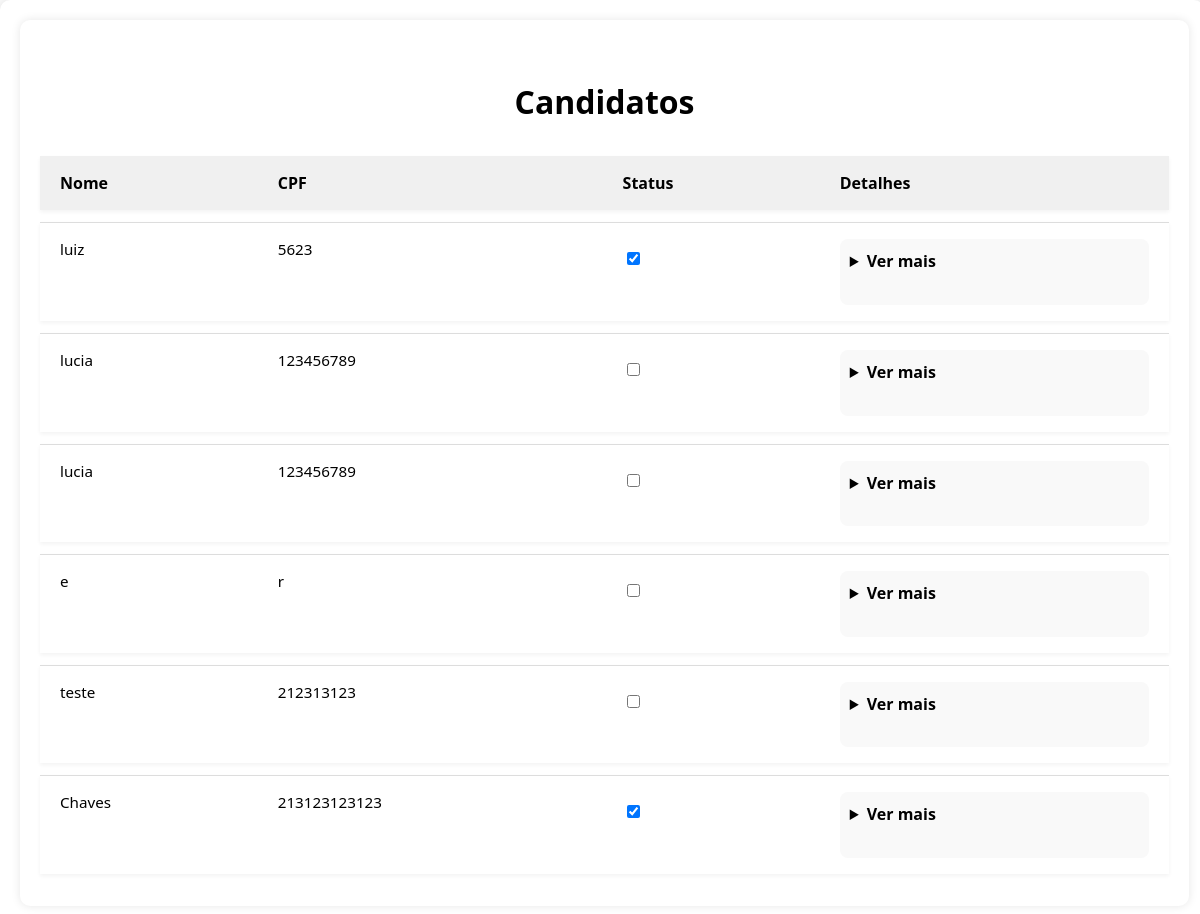
Page /candidatos/ on the committed database.
### portal/models.py (models this page shows, shortened)
class Candidato(models.Model):
    user = models.OneToOneField(User, on_delete=models.CASCADE, null=True, blank=True)
    nome_completo = models.CharField(max_length=200)
    data_nascimento = models.DateField()
    idade = models.IntegerField(editable = False)
    sexo = models.CharField(max_length=20)
    raca_cor = models.CharField(max_length=50)
    cpf = models.CharField(max_length=14)
    telefone = models.CharField(max_length=20, blank=True)
    whatsapp = models.BooleanField()
    estado_civil = models.CharField(max_length=50, blank=True)
    email = models.EmailField(blank=True)
    endereco_principal = models.CharField(max_length=200)
    numero = models.CharField(max_length=20)
    bairro = models.CharField(max_length=100)
    municipio_uf = models.CharField(max_length=100)
    microrregiao = models.CharField(max_length=100, blank=True)
    cep = models.CharField(max_length=20)
    ingressara_no_projeto = models.BooleanField()
    turno = models.CharField(max_length=50, blank=True)
    apadrinhado = models.BooleanField()
    escolaridade = models.CharField(max_length=100, blank=True)
    rede_ensino = models.CharField(max_length=50, blank=True)
    ano_ou_periodo = models.CharField(max_length=20, blank=True)
    turno_escolar = models.CharField(max_length=50, blank=True)
    motivo_nao_estuda = models.TextField(blank=True)
    pretende_estudar = models.BooleanField(null=True)
    situacao_profissional = models.CharField(max_length=100, blank=True)
    profissao = models.CharField(max_length=100, blank=True)
    local_trabalho = models.CharField(max_length=100, blank=True)
    bairro_trabalho = models.CharField(max_length=100, blank=True)
    salario = models.DecimalField(max_digits=10, decimal_places=2, null=True, blank=True)
    conhece_eca = models.CharField(max_length=50, blank=True)
    nocao_cidadania = models.BooleanField(null=True)
    referencia_familiar = models.CharField(max_length=20, blank=True)
    conhece_conselho = models.CharField(max_length=100, blank=True)
    conhece_foscar = models.CharField(max_length=100, blank=True)
    possui_plano = models.BooleanField(null=True)
    nome_plano = models.CharField(max_length=100, blank=True)
    problema_saude = models.BooleanField(null=True)
    acompanhamento_medico = models.BooleanField(null=True)
    cirurgia = models.BooleanField(null=True)
    problema_atual = models.TextField(blank=True)
    deficiencia_fisica = models.BooleanField(null=True)
    tipo_deficiencia = models.CharField(max_length=100, blank=True)
    desenvolvimento_mental = models.TextField(blank=True)
    onde_procura_saude = models.CharField(max_length=100, blank=True)
    refeicoes_dia = models.IntegerField(null=True, blank=True)
    alimentacao = models.TextField(blank=True)
    participa_grupo = models.TextField(blank=True)
    tipo_casa = models.CharField(max_length=100, blank=True)
    tipo_moradia = models.CharField(max_length=100, blank=True)
    vulnerabilidade = models.TextField(blank=True)
    numero_comodos = models.IntegerField(null=True, blank=True)
    divisorias_crianca_adulto = models.BooleanField(null=True)
    tem_banheiro = models.BooleanField(null=True)
    banheiro_dentro = models.BooleanField(null=True)
    energia_publica = models.BooleanField(null=True)
    agua = models.CharField(max_length=100, blank=True)
    destino_lixo = models.CharField(max_length=100, blank=True)
    destino_esgoto = models.CharField(max_length=100, blank=True)
    bens = models.TextField(blank=True)
    origem_bens = models.CharField(max_length=100, blank=True)
    cadastrado_cadunico = models.BooleanField(null=True)
    bolsa_familia = models.BooleanField(null=True)
    auxilio_moradia = models.BooleanField(null=True)
    recebe_bpc = models.BooleanField(null=True)
    faixa_renda_familiar = models.CharField(max_length=100, blank=True)
    renda_per_capita = models.DecimalField(max_digits=10, decimal_places=2, null=True, blank=True)
    aprovado = models.BooleanField(null=True, blank=True)

### portal/views.py (the view)
# urls.py: path('candidatos/', views.lista_candidatos, name='lista_candidatos'),
def lista_candidatos(request):
    candidatos = Candidato.objects.all()
    return render(request, "candidatos.html", {"candidatos": candidatos})

### portal/templates/candidatos.html (shortened to what this page needs)
{% extends "base.html" %}
{% block content %}
<div class="container">
    <h1>Candidatos</h1>
    <table>
        <thead>
            <tr>
                <th>Nome</th>
                <th>CPF</th>
                <th>Status</th>
                <th>Detalhes</th>
            </tr>
        </thead>
        <tbody>
        {% for candidato in candidatos %}
            <tr>
                <td>{{ candidato.nome_completo }}</td>
                <td>{{ candidato.cpf }}</td>
                <td class="acoes">
                    <div class="status-checkbox">
                        <form method="post" action="{% url 'alterar_status' candidato.id %}">
                            <label class="checkbox-wrapper" title="Clique para aprovar/reprovar">
                                <input type="checkbox" name="status" value="aprovar" onchange="this.form.submit()" {% if candidato.aprovado %}checked{% endif %}>
                            </label>
                        </form>
                    </div>
                </td>
                <td>
                    <details>
                        <summary>Ver mais</summary>
                        <strong>Data de Nascimento:</strong> {{ candidato.data_nascimento }}<br>
                        <strong>Idade:</strong> {{ candidato.idade }}<br>
                        <strong>Sexo:</strong> {{ candidato.sexo }}<br>
                        <strong>Raça/Cor:</strong> {{ candidato.raca_cor }}<br>
                        <strong>Telefone:</strong> {{ candidato.telefone }}<br>
                        <strong>WhatsApp:</strong> {{ candidato.whatsapp }}<br>
                        <strong>Estado Civil:</strong> {{ candidato.estado_civil }}<br>
                        <strong>Email:</strong> {{ candidato.email }}<br>
                        <strong>Endereço:</strong> {{ candidato.endereco_principal }}, {{ candidato.numero }} - {{ candidato.bairro }}<br>
                        <strong>Município/UF:</strong> {{ candidato.municipio_uf }}<br>
                        <strong>Microrregião:</strong> {{ candidato.microrregiao }}<br>
                        <strong>CEP:</strong> {{ candidato.cep }}<br>
                        <strong>Ingressará no Projeto:</strong> {{ candidato.ingressara_no_projeto }}<br>
                        <strong>Turno:</strong> {{ candidato.turno }}<br>
                        <strong>Apadrinhado:</strong> {{ candidato.apadrinhado }}<br><br>
                        <strong>Escolaridade:</strong> {{ candidato.escolaridade }}<br>
                        <strong>Rede de Ensino:</strong> {{ candidato.rede_ensino }}<br>
                        <strong>Ano ou Período:</strong> {{ candidato.ano_ou_periodo }}<br>
                        <strong>Turno Escolar:</strong> {{ candidato.turno_escolar }}<br>
                        <strong>Motivo de Não Estudo:</strong> {{ candidato.motivo_nao_estuda }}<br>
                        <strong>Pretende Estudar:</strong> {{ candidato.pretende_estudar }}<br><br>
                        <strong>Situação Profissional:</strong> {{ candidato.situacao_profissional }}<br>
                        <strong>Profissão:</strong> {{ candidato.profissao }}<br>
                        <strong>Local de Trabalho:</strong> {{ candidato.local_trabalho }}<br>
                        <strong>Bairro do Trabalho:</strong> {{ candidato.bairro_trabalho }}<br>
                        <strong>Salário:</strong> R$ {{ candidato.salario }}<br><br>
                        <strong>Conhece ECA:</strong> {{ candidato.conhece_eca }}<br>
                        <strong>Noção de Cidadania:</strong> {{ candidato.nocao_cidadania }}<br>
                        <strong>Referência Familiar:</strong> {{ candidato.referencia_familiar }}<br>
                        <strong>Conhece Conselho:</strong> {{ candidato.conhece_conselho }}<br>
                        <strong>Conhece FOSCAR:</strong> {{ candidato.conhece_foscar }}<br><br>
                        <strong>Possui Plano de Saúde:</strong> {{ candidato.possui_plano }}<br>
                        <strong>Nome do Plano:</strong> {{ candidato.nome_plano }}<br>
                        <strong>Problema de Saúde:</strong> {{ candidato.problema_saude }}<br>
                        <strong>Acompanhamento Médico:</strong> {{ candidato.acompanhamento_medico }}<br>
                        <strong>Cirurgia:</strong> {{ candidato.cirurgia }}<br>
                        <strong>Problema Atual:</strong> {{ candidato.problema_atual }}<br>
                        <strong>Deficiência Física:</strong> {{ candidato.deficiencia_fisica }}<br>
                        <strong>Tipo de Deficiência:</strong> {{ candidato.tipo_deficiencia }}<br>
                        <strong>Desenvolvimento Mental:</strong> {{ candidato.desenvolvimento_mental }}<br>
                        <strong>Onde Procura Saúde:</strong> {{ candidato.onde_procura_saude }}<br><br>
                        <strong>Refeições por Dia:</strong> {{ candidato.refeicoes_dia }}<br>
                        <strong>Alimentação:</strong> {{ candidato.alimentacao }}<br><br>
                        <strong>Participa de Grupos:</strong> {{ candidato.participa_grupo }}<br><br>
                        <strong>Tipo de Casa:</strong> {{ candidato.tipo_casa }}<br>
                        <strong>Tipo de Moradia:</strong> {{ candidato.tipo_moradia }}<br>
                        <strong>Vulnerabilidade:</strong> {{ candidato.vulnerabilidade }}<br>
                        <strong>Número de Cômodos:</strong> {{ candidato.numero_comodos }}<br>
                        <strong>Divisória Criança/Adulto:</strong> {{ candidato.divisorias_crianca_adulto }}<br>
                        <strong>Tem Banheiro:</strong> {{ candidato.tem_banheiro }}<br>
                        <strong>Banheiro Dentro:</strong> {{ candidato.banheiro_dentro }}<br>
                        <strong>Energia Pública:</strong> {{ candidato.energia_publica }}<br>
                        <strong>Água:</strong> {{ candidato.agua }}<br>
                        <strong>Destino do Lixo:</strong> {{ candidato.destino_lixo }}<br>
                        <strong>Destino do Esgoto:</strong> {{ candidato.destino_esgoto }}<br><br>
                        <strong>Bens:</strong> {{ candidato.bens }}<br>
                        <strong>Origem dos Bens:</strong> {{ candidato.origem_bens }}<br><br>
                        <strong>Cadastrado no CadÚnico:</strong> {{ candidato.cadastrado_cadunico }}<br>
                        <strong>Recebe Bolsa Família:</strong> {{ candidato.bolsa_familia }}<br>
                        <strong>Auxílio Moradia:</strong> {{ candidato.auxilio_moradia }}<br>
                        <strong>Recebe BPC:</strong> {{ candidato.recebe_bpc }}<br><br>
                        <strong>Faixa de Renda Familiar:</strong> {{ candidato.faixa_renda_familiar }}<br>
                    </details>
                </td>
            </tr>
        {% endfor %}
        </tbody>
    </table>
</div>
{% endblock %}

### portal/templates/base.html (style rules this page uses)
body { font-family: Arial, sans-serif; background-color: #f4f4f4; text-align: center; margin: 0; padding: 0; }
.container { width: 80%; max-width: 800px; margin: 50px auto; padding: 20px; background: white; box-shadow: 0px 0px 10px rgba(0, 0, 0, 0.1); border-radius: 10px; }

### portal/templates/candidatos.html (style rules this page uses)
body { font-family: "Segoe UI", Tahoma, Geneva, Verdana, sans-serif; background-color: #fafafa; }
h1 { text-align: center; margin-top: 40px; font-size: 2em; }
.container { max-width: 97%; width: 97%; margin: 0; padding: 20px; }
table { width: 100%; border-collapse: separate; border-spacing: 0 12px; background-color: white; }
th, td { padding: 16px 20px; text-align: left; vertical-align: top; border-top: 1px solid #ddd; font-size: 0.95rem; }
th { background-color: #f0f0f0; font-weight: bold; font-size: 1rem; border-top: none; }
tr { background-color: #fff; box-shadow: 0 2px 4px rgba(0,0,0,0.05); }
.acoes form { display: flex; gap: 10px; margin-top: 10px; }
details { padding: 10px; background-color: #f9f9f9; border-radius: 8px; line-height: 1.6; max-height: 300px; overflow-y: auto; }
summary { cursor: pointer; font-weight: bold; font-size: 1rem; margin-bottom: 10px; }
details::after { display: block; content: ""; margin-top: 10px; }

### rows in the picture
Candidato: nome_completo "luiz", cpf "5623", aprovado "☑"
Candidato: nome_completo "lucia", cpf "123456789"
Candidato: nome_completo "lucia", cpf "123456789"
Candidato: nome_completo "e", cpf "r"
Candidato: nome_completo "teste", cpf "212313123"
Candidato: nome_completo "Chaves", cpf "213123123123", aprovado "☑"
